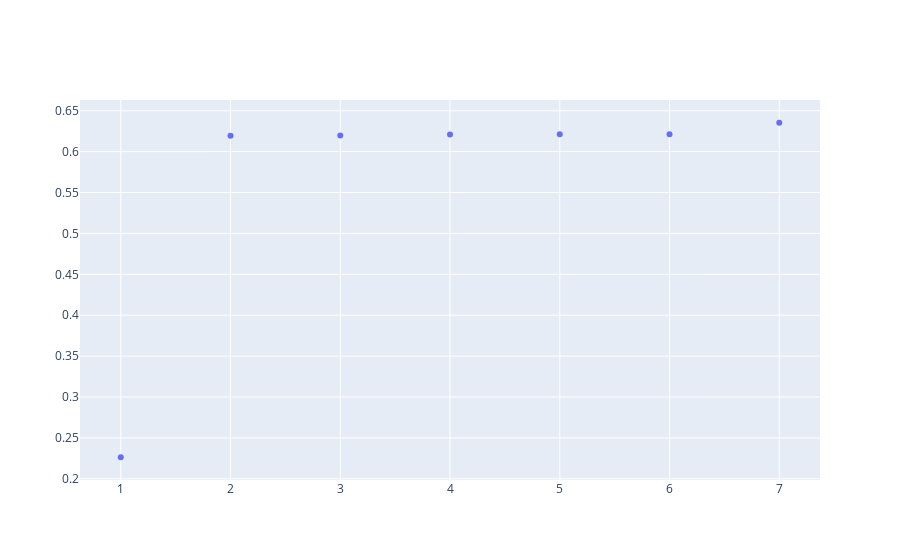

Notebook cell for this chart:
### Code cell
from graph import plot, trace_values
trace_rfecv = trace_values(num_features, rfecv_scores)
plot([trace])

### Figure 1 — Plotly figure (JSON) as saved in the notebook; plotly's stock layout.template omitted (floating-point values rounded to 4 significant figures)
{"data": [{"mode": "markers", "name": "data", "text": [], "type": "scatter", "x": [7, 6, 5, 4, 3, 2, 1], "y": [0.6353, 0.6212, 0.6212, 0.6209, 0.6196, 0.6195, 0.2263]}], "layout": {}}
